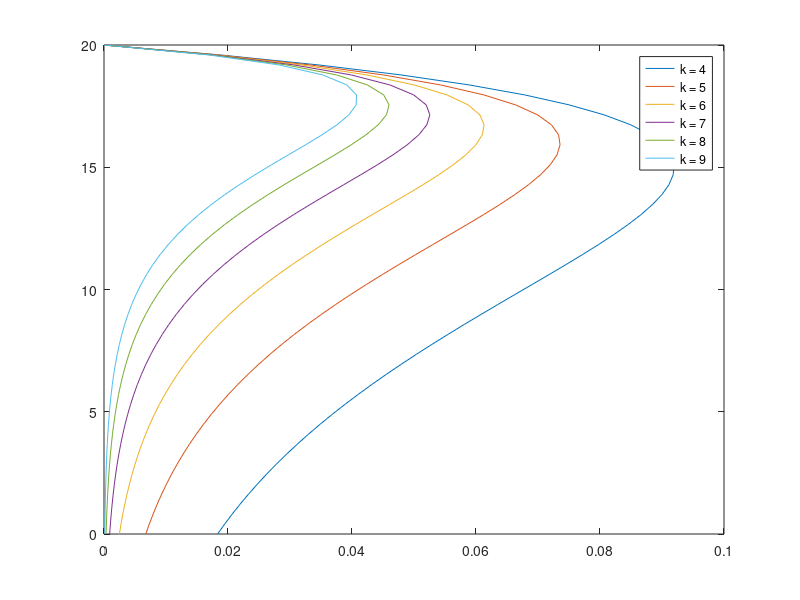

Source code (MATLAB):

H = 20;

k = 4:9;



h       = linspace(0,H,50);
leg     = cell(numel(k),1);

figure, hold on, box on

for ik = 1:numel(k)
    tmp = zeros(numel(h),1);
    
    for ih = 1:numel(h)
        tmp(ih) = (1-h(ih)/H) * exp(-k(ik)*(1-h(ih)/H));
    end
    plot(tmp, h)
    leg{ik} = ['k = ', num2str(k(ik))];
end

legend(leg)

% ds = ( (k.^2 .* (1-z./H) .* exp(k(z./H-1))) ) ./ ( H(1-(1+k) .* exp(-k)) );
